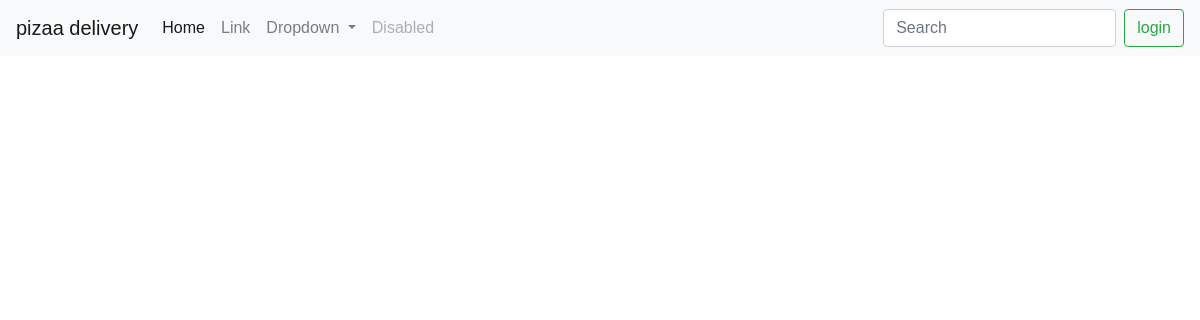
Before: /view/ with the older database file.
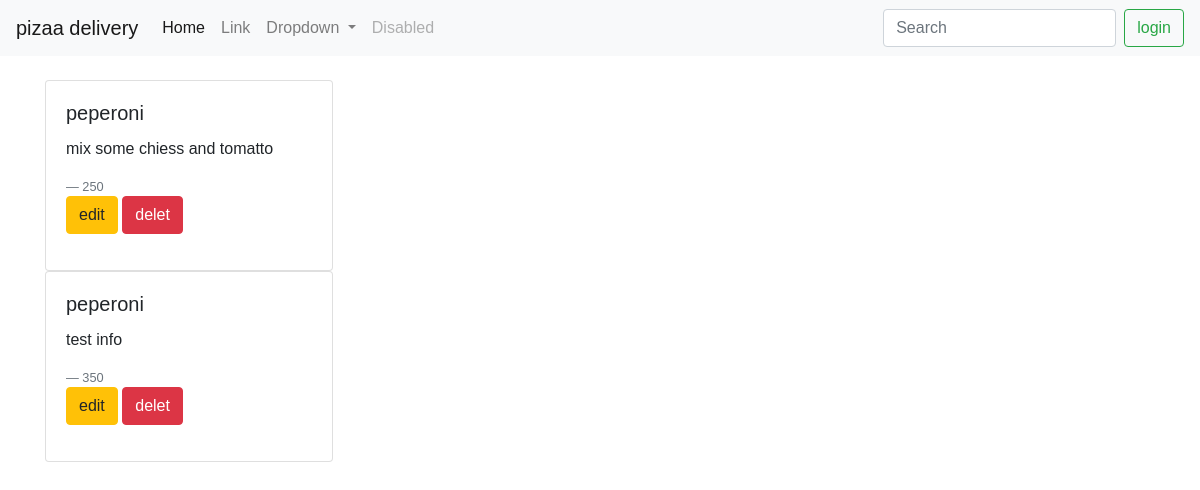
After: the same page with the newer database file.
### pizaa/models.py (models this page shows)
class pizza (models.Model):
    title = models.CharField(max_length=50)
    info = models.TextField()
    price = models.PositiveIntegerField()

### pizaa/views.py (the view)
def viewpizaa(request):
    pizzalist = pizza.objects.all()
    context = {"pizzalist":pizzalist}
    return render(request , "listview.html", context )

### media/templates/listview.html (shortened to what this page needs)
{% extends 'share/_base.html' %}
{% block content %}
{% for titile in pizzalist %}
<div class="card" style="width: 18rem;">
    <div class="card-body">
      <h5 class="card-title">{{titile.title}}</h5>
      <p class="card-text">{{titile.info}}</p>
      <footer class="blockquote-footer">{{titile.price}}</footer>
      <p>
        <a class="btn btn-warning" data-toggle="collapse" href="#collapseExample" role="button" aria-expanded="false" aria-controls="collapseExample">
          edit
        </a>
        <a href="deletpizaaid/{{titile.id}}/" class="btn btn-danger">delet</a>
      </p>
    </div>
  </div>
{% endfor %}
{% endblock %}

Changed rows visible on the page:
added pizza: title "peperoni", info "mix some chiess and tomatto", price "250"
added pizza: title "peperoni", info "test info", price "350"
